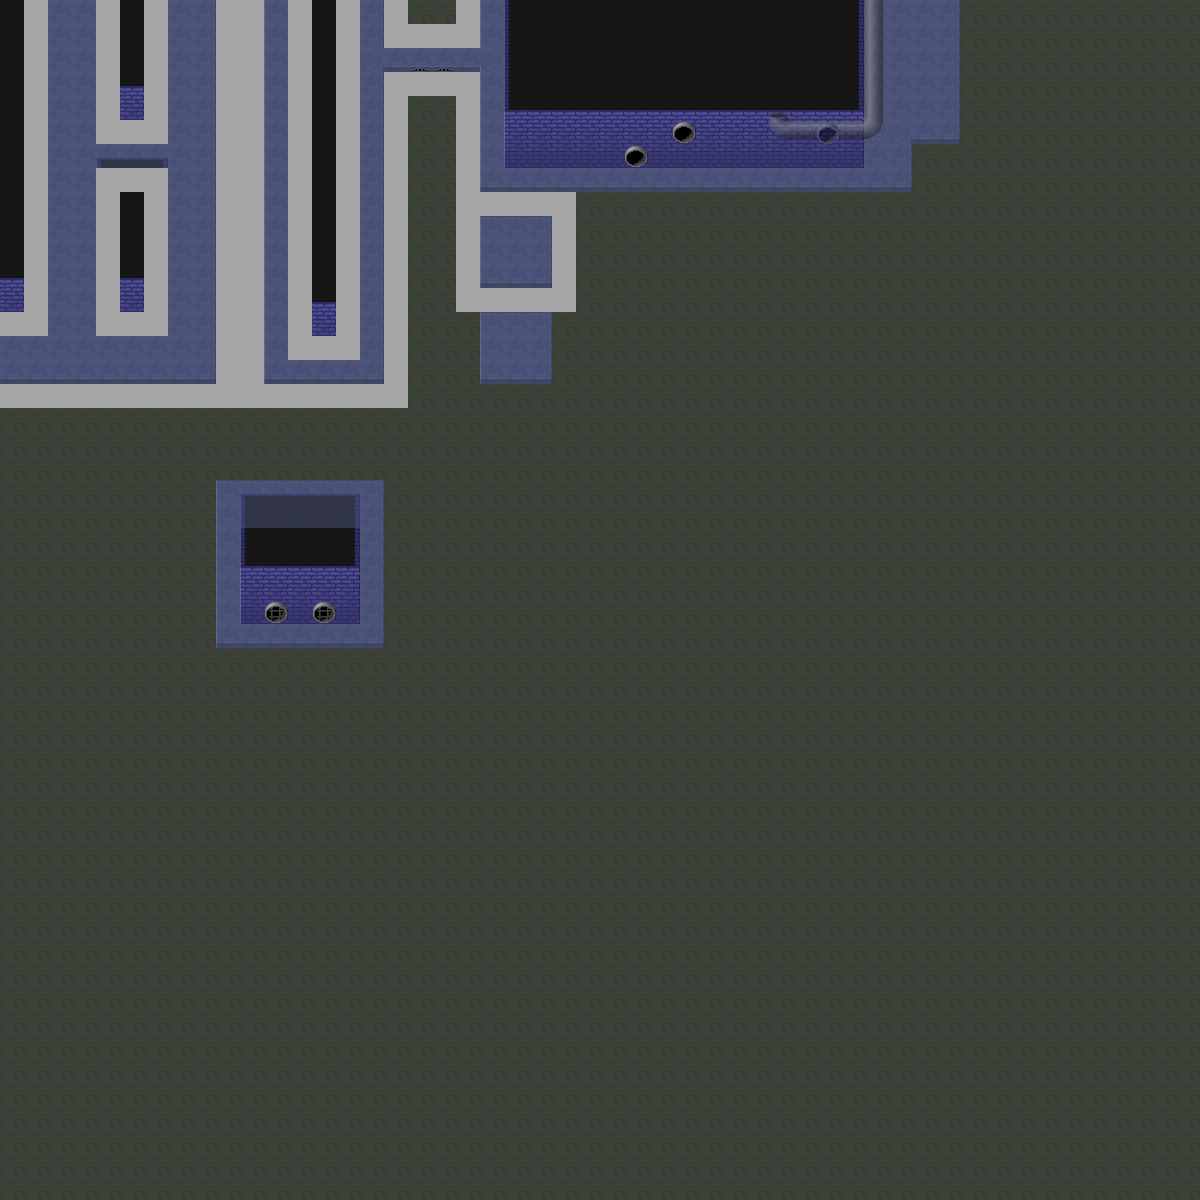

This game map was drawn from its Tiled (.tmx) file and the tilesets committed beside it. A one-line description and the trimmed map source follow:
An orthogonal 50x50 tile map with 24x24 px tiles, 3 tile layers (Bottom, Top, Obstacles).

<map version="1.0" orientation="orthogonal" width="50" height="50" tilewidth="24" tileheight="24">
 <tileset firstgid="1" name="sewer_tileset" tilewidth="24" tileheight="24">
  <image source="sewer_tileset.png" trans="ff00ff" width="192" height="217" />
 </tileset>
 <layer name="Bottom" width="50" height="50">
  <data>[2500 cells, 2500 non-empty, 28 distinct tile ids]</data>
 </layer>
 <layer name="Top" width="50" height="50" opacity="0.49">
  <data>[2500 cells, 30 non-empty, 15 distinct tile ids]</data>
 </layer>
 <layer name="Obstacles" width="50" height="50">
  <data>[2500 cells, 166 non-empty, 1 distinct tile ids]</data>
 </layer>
</map>
